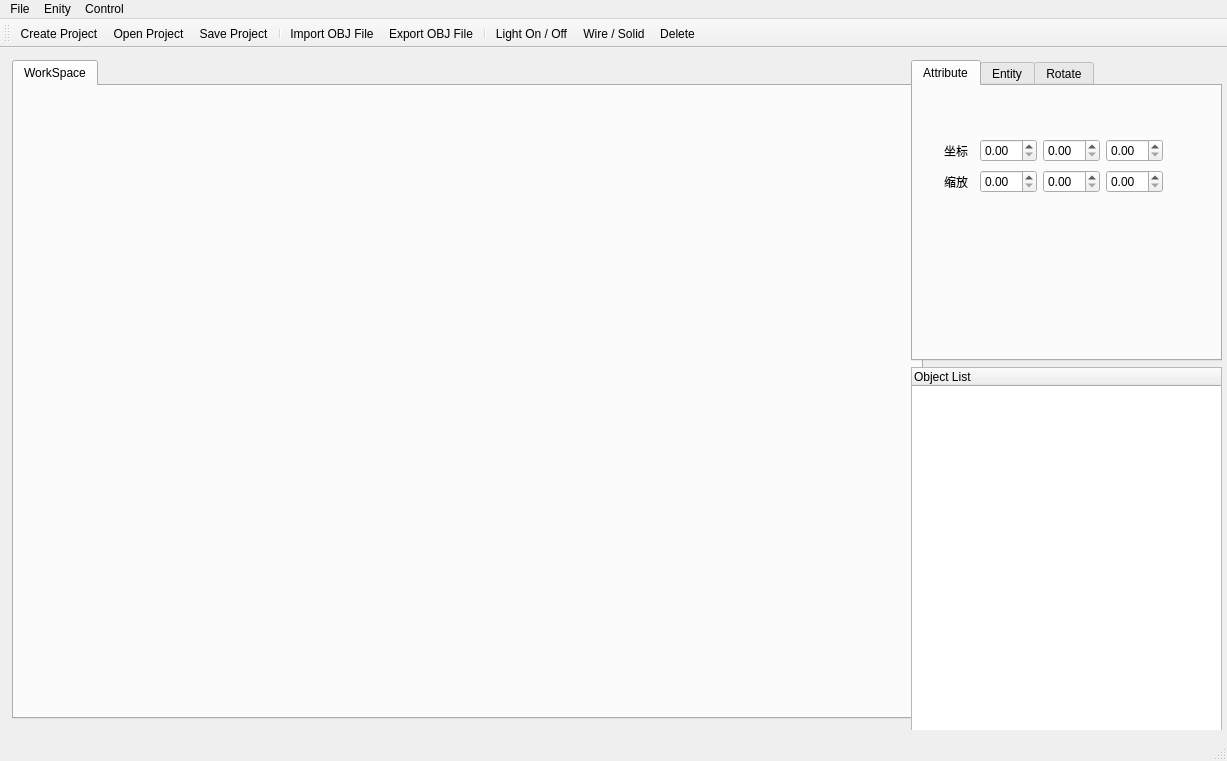
<?xml version="1.0" encoding="UTF-8"?>
<ui version="4.0">
 <class>MainWindow</class>
 <widget class="QMainWindow" name="MainWindow">
  <property name="geometry">
   <rect>
    <x>0</x>
    <y>0</y>
    <width>1227</width>
    <height>761</height>
   </rect>
  </property>
  <property name="minimumSize">
   <size>
    <width>1227</width>
    <height>761</height>
   </size>
  </property>
  <property name="windowTitle">
   <string>MainWindow</string>
  </property>
  <widget class="QWidget" name="centralWidget">
   <widget class="QWidget" name="layoutWidget">
    <property name="geometry">
     <rect>
      <x>0</x>
      <y>0</y>
      <width>2</width>
      <height>2</height>
     </rect>
    </property>
    <layout class="QHBoxLayout" name="horizontalLayout_4"/>
   </widget>
   <widget class="QWidget" name="layoutWidget">
    <property name="geometry">
     <rect>
      <x>0</x>
      <y>0</y>
      <width>2</width>
      <height>2</height>
     </rect>
    </property>
    <layout class="QHBoxLayout" name="horizontalLayout_5"/>
   </widget>
   <widget class="QWidget" name="layoutWidget">
    <property name="geometry">
     <rect>
      <x>1</x>
      <y>1</y>
      <width>1232</width>
      <height>681</height>
     </rect>
    </property>
    <layout class="QHBoxLayout" name="horizontalLayout_6">
     <item>
      <widget class="QTabWidget" name="tabWidget_2">
       <property name="minimumSize">
        <size>
         <width>911</width>
         <height>650</height>
        </size>
       </property>
       <property name="currentIndex">
        <number>0</number>
       </property>
       <widget class="QWidget" name="tab_3">
        <attribute name="title">
         <string>WorkSpace</string>
        </attribute>
        <widget class="QWidget" name="verticalLayoutWidget">
         <property name="geometry">
          <rect>
           <x>30</x>
           <y>0</y>
           <width>911</width>
           <height>661</height>
          </rect>
         </property>
         <layout class="QVBoxLayout" name="verticalLayout_3"/>
        </widget>
       </widget>
      </widget>
     </item>
     <item>
      <layout class="QVBoxLayout" name="verticalLayout_2">
       <item>
        <widget class="QTabWidget" name="tabWidget">
         <property name="minimumSize">
          <size>
           <width>311</width>
           <height>301</height>
          </size>
         </property>
         <property name="maximumSize">
          <size>
           <width>311</width>
           <height>16777215</height>
          </size>
         </property>
         <property name="currentIndex">
          <number>0</number>
         </property>
         <widget class="QWidget" name="tab_4">
          <attribute name="title">
           <string>Attribute</string>
          </attribute>
          <widget class="QWidget" name="layoutWidget">
           <property name="geometry">
            <rect>
             <x>20</x>
             <y>40</y>
             <width>241</width>
             <height>81</height>
            </rect>
           </property>
           <layout class="QVBoxLayout" name="verticalLayout_5">
            <item>
             <layout class="QHBoxLayout" name="horizontalLayout_7">
              <item>
               <widget class="QLabel" name="label_4">
                <property name="text">
                 <string>坐标</string>
                </property>
               </widget>
              </item>
              <item>
               <widget class="QDoubleSpinBox" name="doubleSpinBox_4"/>
              </item>
              <item>
               <widget class="QDoubleSpinBox" name="doubleSpinBox_5"/>
              </item>
              <item>
               <widget class="QDoubleSpinBox" name="doubleSpinBox_6"/>
              </item>
             </layout>
            </item>
            <item>
             <layout class="QHBoxLayout" name="horizontalLayout_8">
              <item>
               <widget class="QLabel" name="label_5">
                <property name="text">
                 <string>缩放</string>
                </property>
               </widget>
              </item>
              <item>
               <widget class="QDoubleSpinBox" name="doubleSpinBox_7"/>
              </item>
              <item>
               <widget class="QDoubleSpinBox" name="doubleSpinBox_8"/>
              </item>
              <item>
               <widget class="QDoubleSpinBox" name="doubleSpinBox_9"/>
              </item>
             </layout>
            </item>
           </layout>
          </widget>
         </widget>
         <widget class="QWidget" name="tab_2">
          <attribute name="title">
           <string>Entity</string>
          </attribute>
          <widget class="QWidget" name="verticalLayoutWidget_2">
           <property name="geometry">
            <rect>
             <x>0</x>
             <y>0</y>
             <width>301</width>
             <height>271</height>
            </rect>
           </property>
           <layout class="QVBoxLayout" name="verticalLayout_4"/>
          </widget>
         </widget>
         <widget class="QWidget" name="tab">
          <attribute name="title">
           <string>Rotate</string>
          </attribute>
          <widget class="QPushButton" name="pushButton">
           <property name="geometry">
            <rect>
             <x>110</x>
             <y>240</y>
             <width>75</width>
             <height>23</height>
            </rect>
           </property>
           <property name="text">
            <string>Reset</string>
           </property>
          </widget>
          <widget class="QWidget" name="layoutWidget">
           <property name="geometry">
            <rect>
             <x>10</x>
             <y>30</y>
             <width>281</width>
             <height>191</height>
            </rect>
           </property>
           <layout class="QVBoxLayout" name="verticalLayout">
            <item>
             <layout class="QHBoxLayout" name="horizontalLayout">
              <item>
               <widget class="QLabel" name="label">
                <property name="font">
                 <font>
                  <family>微软雅黑</family>
                  <pointsize>11</pointsize>
                 </font>
                </property>
                <property name="text">
                 <string>绕x轴</string>
                </property>
               </widget>
              </item>
              <item>
               <widget class="QSlider" name="horizontalSlider">
                <property name="minimum">
                 <number>-180</number>
                </property>
                <property name="maximum">
                 <number>180</number>
                </property>
                <property name="orientation">
                 <enum>Qt::Horizontal</enum>
                </property>
               </widget>
              </item>
              <item>
               <widget class="QDoubleSpinBox" name="doubleSpinBox">
                <property name="minimum">
                 <double>-180.000000000000000</double>
                </property>
                <property name="maximum">
                 <double>180.000000000000000</double>
                </property>
               </widget>
              </item>
             </layout>
            </item>
            <item>
             <layout class="QHBoxLayout" name="horizontalLayout_2">
              <item>
               <widget class="QLabel" name="label_2">
                <property name="font">
                 <font>
                  <family>微软雅黑</family>
                  <pointsize>11</pointsize>
                 </font>
                </property>
                <property name="text">
                 <string>绕y轴</string>
                </property>
               </widget>
              </item>
              <item>
               <widget class="QSlider" name="horizontalSlider_2">
                <property name="minimum">
                 <number>-180</number>
                </property>
                <property name="maximum">
                 <number>180</number>
                </property>
                <property name="orientation">
                 <enum>Qt::Horizontal</enum>
                </property>
               </widget>
              </item>
              <item>
               <widget class="QDoubleSpinBox" name="doubleSpinBox_2">
                <property name="minimum">
                 <double>-180.000000000000000</double>
                </property>
                <property name="maximum">
                 <double>180.000000000000000</double>
                </property>
               </widget>
              </item>
             </layout>
            </item>
            <item>
             <layout class="QHBoxLayout" name="horizontalLayout_3">
              <item>
               <widget class="QLabel" name="label_3">
                <property name="font">
                 <font>
                  <family>微软雅黑</family>
                  <pointsize>11</pointsize>
                 </font>
                </property>
                <property name="text">
                 <string>绕z轴</string>
                </property>
               </widget>
              </item>
              <item>
               <widget class="QSlider" name="horizontalSlider_3">
                <property name="minimum">
                 <number>-180</number>
                </property>
                <property name="maximum">
                 <number>180</number>
                </property>
                <property name="orientation">
                 <enum>Qt::Horizontal</enum>
                </property>
               </widget>
              </item>
              <item>
               <widget class="QDoubleSpinBox" name="doubleSpinBox_3">
                <property name="minimum">
                 <double>-180.000000000000000</double>
                </property>
                <property name="maximum">
                 <double>180.000000000000000</double>
                </property>
               </widget>
              </item>
             </layout>
            </item>
           </layout>
          </widget>
          <zorder>layoutWidget</zorder>
          <zorder>pushButton</zorder>
         </widget>
        </widget>
       </item>
       <item>
        <widget class="QTreeWidget" name="treeWidget">
         <property name="minimumSize">
          <size>
           <width>311</width>
           <height>370</height>
          </size>
         </property>
         <property name="maximumSize">
          <size>
           <width>311</width>
           <height>16777215</height>
          </size>
         </property>
         <property name="contextMenuPolicy">
          <enum>Qt::CustomContextMenu</enum>
         </property>
         <column>
          <property name="text">
           <string notr="true">Object List</string>
          </property>
         </column>
        </widget>
       </item>
      </layout>
     </item>
    </layout>
   </widget>
  </widget>
  <widget class="QMenuBar" name="menuBar">
   <property name="geometry">
    <rect>
     <x>0</x>
     <y>0</y>
     <width>1227</width>
     <height>23</height>
    </rect>
   </property>
   <widget class="QMenu" name="menuFile">
    <property name="title">
     <string>File</string>
    </property>
    <addaction name="actionCreate_Project"/>
    <addaction name="actionOpen_Project"/>
    <addaction name="actionSave_Project"/>
    <addaction name="separator"/>
    <addaction name="actionImport_OBJ_File"/>
    <addaction name="actionExport_OBJ_File"/>
    <addaction name="separator"/>
    <addaction name="actionScreen_Capture"/>
    <addaction name="separator"/>
    <addaction name="actionExit"/>
   </widget>
   <widget class="QMenu" name="menuEnity">
    <property name="title">
     <string>Enity</string>
    </property>
    <addaction name="actionAdd_cube"/>
    <addaction name="actionAdd_prism"/>
    <addaction name="actionAdd_prismoid"/>
    <addaction name="actionAdd_sphere"/>
    <addaction name="actionAdd_cylinder"/>
    <addaction name="actionAdd_cone"/>
   </widget>
   <widget class="QMenu" name="menuControl">
    <property name="title">
     <string>Control</string>
    </property>
    <addaction name="actionLight_On_Off"/>
    <addaction name="actionWire_Solid"/>
    <addaction name="separator"/>
    <addaction name="actionDelete"/>
   </widget>
   <addaction name="menuFile"/>
   <addaction name="menuEnity"/>
   <addaction name="menuControl"/>
  </widget>
  <widget class="QToolBar" name="mainToolBar">
   <attribute name="toolBarArea">
    <enum>TopToolBarArea</enum>
   </attribute>
   <attribute name="toolBarBreak">
    <bool>false</bool>
   </attribute>
   <addaction name="actionCreate_Project"/>
   <addaction name="actionOpen_Project"/>
   <addaction name="actionSave_Project"/>
   <addaction name="separator"/>
   <addaction name="actionImport_OBJ_File"/>
   <addaction name="actionExport_OBJ_File"/>
   <addaction name="separator"/>
   <addaction name="actionLight_On_Off"/>
   <addaction name="actionWire_Solid"/>
   <addaction name="actionDelete"/>
  </widget>
  <widget class="QStatusBar" name="statusBar"/>
  <action name="actionCreate_Project">
   <property name="icon">
    <iconset resource="Icons.qrc">
     <normaloff>:/new/prefix1/Icons/addProject.ico</normaloff>:/new/prefix1/Icons/addProject.ico</iconset>
   </property>
   <property name="text">
    <string>Create Project</string>
   </property>
  </action>
  <action name="actionOpen_Project">
   <property name="icon">
    <iconset resource="Icons.qrc">
     <normaloff>:/new/prefix1/Icons/openProject.ico</normaloff>:/new/prefix1/Icons/openProject.ico</iconset>
   </property>
   <property name="text">
    <string>Open Project</string>
   </property>
  </action>
  <action name="actionSave_Project">
   <property name="icon">
    <iconset resource="Icons.qrc">
     <normaloff>:/new/prefix1/Icons/saveProject.ico</normaloff>:/new/prefix1/Icons/saveProject.ico</iconset>
   </property>
   <property name="text">
    <string>Save Project</string>
   </property>
  </action>
  <action name="actionImport_OBJ_File">
   <property name="icon">
    <iconset resource="Icons.qrc">
     <normaloff>:/new/prefix1/Icons/openFile.ico</normaloff>:/new/prefix1/Icons/openFile.ico</iconset>
   </property>
   <property name="text">
    <string>Import OBJ File</string>
   </property>
  </action>
  <action name="actionExport_OBJ_File">
   <property name="icon">
    <iconset resource="Icons.qrc">
     <normaloff>:/new/prefix1/Icons/outputFile.ico</normaloff>:/new/prefix1/Icons/outputFile.ico</iconset>
   </property>
   <property name="text">
    <string>Export OBJ File</string>
   </property>
  </action>
  <action name="actionExit">
   <property name="text">
    <string>Exit</string>
   </property>
  </action>
  <action name="actionAdd_cube">
   <property name="text">
    <string>Add cube</string>
   </property>
  </action>
  <action name="actionLight_On_Off">
   <property name="icon">
    <iconset resource="Icons.qrc">
     <normaloff>:/new/prefix1/Icons/lightOn.ico</normaloff>:/new/prefix1/Icons/lightOn.ico</iconset>
   </property>
   <property name="text">
    <string>Light On / Off</string>
   </property>
  </action>
  <action name="actionWire_Solid">
   <property name="icon">
    <iconset resource="Icons.qrc">
     <normaloff>:/new/prefix1/Icons/wireMode.ico</normaloff>:/new/prefix1/Icons/wireMode.ico</iconset>
   </property>
   <property name="text">
    <string>Wire / Solid</string>
   </property>
  </action>
  <action name="actionAdd_prism">
   <property name="text">
    <string>Add prism</string>
   </property>
  </action>
  <action name="actionAdd_prismoid">
   <property name="text">
    <string>Add prismoid</string>
   </property>
  </action>
  <action name="actionAdd_sphere">
   <property name="text">
    <string>Add sphere</string>
   </property>
  </action>
  <action name="actionScreen_Capture">
   <property name="text">
    <string>Screen Capture</string>
   </property>
  </action>
  <action name="actionAdd_cylinder">
   <property name="text">
    <string>Add cylinder</string>
   </property>
  </action>
  <action name="actionAdd_cone">
   <property name="text">
    <string>Add cone</string>
   </property>
  </action>
  <action name="actionSelect">
   <property name="text">
    <string>Select</string>
   </property>
  </action>
  <action name="actionDelete">
   <property name="icon">
    <iconset resource="Icons.qrc">
     <normaloff>:/new/prefix1/Icons/delete.ico</normaloff>:/new/prefix1/Icons/delete.ico</iconset>
   </property>
   <property name="text">
    <string>Delete</string>
   </property>
  </action>
 </widget>
 <layoutdefault spacing="6" margin="11"/>
 <resources>
  <include location="Icons.qrc"/>
 </resources>
 <connections>
  <connection>
   <sender>pushButton</sender>
   <signal>clicked()</signal>
   <receiver>MainWindow</receiver>
   <slot>initSpinBoxAndSlider()</slot>
   <hints>
    <hint type="sourcelabel">
     <x>1069</x>
     <y>332</y>
    </hint>
    <hint type="destinationlabel">
     <x>613</x>
     <y>380</y>
    </hint>
   </hints>
  </connection>
  <connection>
   <sender>actionExit</sender>
   <signal>triggered()</signal>
   <receiver>MainWindow</receiver>
   <slot>close()</slot>
   <hints>
    <hint type="sourcelabel">
     <x>-1</x>
     <y>-1</y>
    </hint>
    <hint type="destinationlabel">
     <x>613</x>
     <y>380</y>
    </hint>
   </hints>
  </connection>
 </connections>
 <slots>
  <slot>initSpinBoxAndSlider()</slot>
  <slot>updateCatalog()</slot>
 </slots>
</ui>
